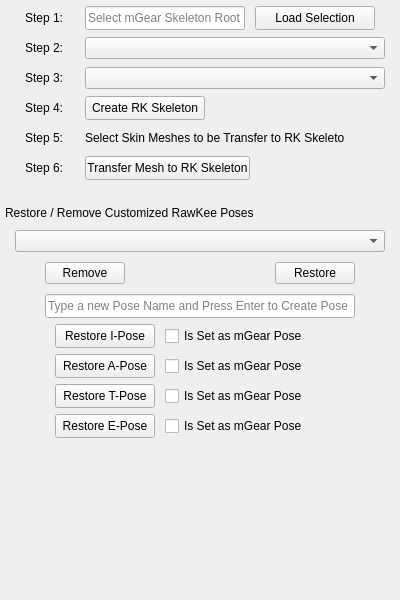
<?xml version="1.0" encoding="UTF-8"?>
<ui version="4.0">
 <class>Frame</class>
 <widget class="QFrame" name="Frame">
  <property name="geometry">
   <rect>
    <x>0</x>
    <y>0</y>
    <width>400</width>
    <height>600</height>
   </rect>
  </property>
  <property name="minimumSize">
   <size>
    <width>400</width>
    <height>600</height>
   </size>
  </property>
  <property name="maximumSize">
   <size>
    <width>400</width>
    <height>600</height>
   </size>
  </property>
  <property name="windowTitle">
   <string>Frame</string>
  </property>
  <layout class="QGridLayout" name="gridLayout">
   <property name="leftMargin">
    <number>0</number>
   </property>
   <property name="topMargin">
    <number>0</number>
   </property>
   <property name="rightMargin">
    <number>0</number>
   </property>
   <property name="bottomMargin">
    <number>0</number>
   </property>
   <item row="0" column="0">
    <layout class="QVBoxLayout" name="akVLayout">
     <property name="topMargin">
      <number>6</number>
     </property>
     <item>
      <layout class="QVBoxLayout" name="verticalLayout">
       <property name="leftMargin">
        <number>5</number>
       </property>
       <property name="rightMargin">
        <number>5</number>
       </property>
       <item>
        <layout class="QHBoxLayout" name="iPoseLayout">
         <property name="spacing">
          <number>10</number>
         </property>
         <property name="leftMargin">
          <number>20</number>
         </property>
         <item>
          <widget class="QLabel" name="stp01">
           <property name="minimumSize">
            <size>
             <width>50</width>
             <height>24</height>
            </size>
           </property>
           <property name="maximumSize">
            <size>
             <width>50</width>
             <height>24</height>
            </size>
           </property>
           <property name="text">
            <string>Step 1:</string>
           </property>
          </widget>
         </item>
         <item>
          <widget class="QLineEdit" name="mGearRootName">
           <property name="minimumSize">
            <size>
             <width>160</width>
             <height>24</height>
            </size>
           </property>
           <property name="maximumSize">
            <size>
             <width>160</width>
             <height>24</height>
            </size>
           </property>
           <property name="readOnly">
            <bool>true</bool>
           </property>
           <property name="placeholderText">
            <string>Select mGear Skeleton Root</string>
           </property>
          </widget>
         </item>
         <item>
          <widget class="QPushButton" name="loadMGearSkelButton">
           <property name="minimumSize">
            <size>
             <width>120</width>
             <height>24</height>
            </size>
           </property>
           <property name="maximumSize">
            <size>
             <width>120</width>
             <height>24</height>
            </size>
           </property>
           <property name="text">
            <string>Load Selection</string>
           </property>
          </widget>
         </item>
         <item>
          <spacer name="horizontalSpacer">
           <property name="orientation">
            <enum>Qt::Horizontal</enum>
           </property>
           <property name="sizeHint" stdset="0">
            <size>
             <width>40</width>
             <height>20</height>
            </size>
           </property>
          </spacer>
         </item>
        </layout>
       </item>
       <item>
        <layout class="QHBoxLayout" name="skelConfigLayoutStep2">
         <property name="spacing">
          <number>10</number>
         </property>
         <property name="leftMargin">
          <number>20</number>
         </property>
         <property name="rightMargin">
          <number>10</number>
         </property>
         <item>
          <widget class="QLabel" name="skelConfigLabel">
           <property name="minimumSize">
            <size>
             <width>50</width>
             <height>24</height>
            </size>
           </property>
           <property name="maximumSize">
            <size>
             <width>50</width>
             <height>24</height>
            </size>
           </property>
           <property name="text">
            <string>Step 2:</string>
           </property>
          </widget>
         </item>
         <item>
          <widget class="QComboBox" name="cExportTypeComboBox">
           <property name="placeholderText">
            <string>Choose Character Export Type</string>
           </property>
           <item>
            <property name="text">
             <string>HAnimHumanoid - BASIC</string>
            </property>
           </item>
           <item>
            <property name="text">
             <string>HAnimHumanoid - RAWKEE</string>
            </property>
           </item>
           <item>
            <property name="text">
             <string>CGE Skin (glTF-style)</string>
            </property>
           </item>
          </widget>
         </item>
        </layout>
       </item>
       <item>
        <layout class="QHBoxLayout" name="loaLayoutStep1">
         <property name="spacing">
          <number>10</number>
         </property>
         <property name="leftMargin">
          <number>20</number>
         </property>
         <property name="rightMargin">
          <number>10</number>
         </property>
         <item>
          <widget class="QLabel" name="laoLabel">
           <property name="minimumSize">
            <size>
             <width>50</width>
             <height>24</height>
            </size>
           </property>
           <property name="maximumSize">
            <size>
             <width>50</width>
             <height>24</height>
            </size>
           </property>
           <property name="text">
            <string>Step 3:</string>
           </property>
          </widget>
         </item>
         <item>
          <widget class="QComboBox" name="loaComboBox">
           <property name="placeholderText">
            <string>Choose your Level of Articulation (LOA)</string>
           </property>
           <item>
            <property name="text">
             <string>Level -1</string>
            </property>
           </item>
           <item>
            <property name="text">
             <string>Level 0</string>
            </property>
           </item>
           <item>
            <property name="text">
             <string>Level 1</string>
            </property>
           </item>
           <item>
            <property name="text">
             <string>Level 2</string>
            </property>
           </item>
           <item>
            <property name="text">
             <string>Level 3</string>
            </property>
           </item>
           <item>
            <property name="text">
             <string>Level 4</string>
            </property>
           </item>
          </widget>
         </item>
        </layout>
       </item>
       <item>
        <layout class="QHBoxLayout" name="aPoseLayout">
         <property name="spacing">
          <number>10</number>
         </property>
         <property name="leftMargin">
          <number>20</number>
         </property>
         <item>
          <widget class="QLabel" name="label_4">
           <property name="minimumSize">
            <size>
             <width>50</width>
             <height>24</height>
            </size>
           </property>
           <property name="maximumSize">
            <size>
             <width>50</width>
             <height>24</height>
            </size>
           </property>
           <property name="text">
            <string>Step 4:</string>
           </property>
          </widget>
         </item>
         <item>
          <widget class="QPushButton" name="createRKSkelButton">
           <property name="minimumSize">
            <size>
             <width>120</width>
             <height>24</height>
            </size>
           </property>
           <property name="maximumSize">
            <size>
             <width>120</width>
             <height>24</height>
            </size>
           </property>
           <property name="text">
            <string>Create RK Skeleton</string>
           </property>
          </widget>
         </item>
         <item>
          <spacer name="horizontalSpacer_2">
           <property name="orientation">
            <enum>Qt::Horizontal</enum>
           </property>
           <property name="sizeHint" stdset="0">
            <size>
             <width>40</width>
             <height>20</height>
            </size>
           </property>
          </spacer>
         </item>
        </layout>
       </item>
       <item>
        <layout class="QHBoxLayout" name="tPoseLayout">
         <property name="spacing">
          <number>10</number>
         </property>
         <property name="leftMargin">
          <number>20</number>
         </property>
         <item>
          <widget class="QLabel" name="label_5">
           <property name="minimumSize">
            <size>
             <width>50</width>
             <height>24</height>
            </size>
           </property>
           <property name="maximumSize">
            <size>
             <width>50</width>
             <height>24</height>
            </size>
           </property>
           <property name="text">
            <string>Step 5:</string>
           </property>
          </widget>
         </item>
         <item>
          <widget class="QLabel" name="label_6">
           <property name="minimumSize">
            <size>
             <width>260</width>
             <height>24</height>
            </size>
           </property>
           <property name="maximumSize">
            <size>
             <width>260</width>
             <height>24</height>
            </size>
           </property>
           <property name="text">
            <string>Select Skin Meshes to be Transfer to RK Skeleton</string>
           </property>
          </widget>
         </item>
         <item>
          <spacer name="horizontalSpacer_4">
           <property name="orientation">
            <enum>Qt::Horizontal</enum>
           </property>
           <property name="sizeHint" stdset="0">
            <size>
             <width>40</width>
             <height>20</height>
            </size>
           </property>
          </spacer>
         </item>
        </layout>
       </item>
       <item>
        <layout class="QHBoxLayout" name="ePoseLayout">
         <property name="spacing">
          <number>10</number>
         </property>
         <property name="leftMargin">
          <number>20</number>
         </property>
         <item>
          <widget class="QLabel" name="label_7">
           <property name="minimumSize">
            <size>
             <width>50</width>
             <height>24</height>
            </size>
           </property>
           <property name="maximumSize">
            <size>
             <width>50</width>
             <height>24</height>
            </size>
           </property>
           <property name="text">
            <string>Step 6:</string>
           </property>
          </widget>
         </item>
         <item>
          <widget class="QPushButton" name="transferMeshButton">
           <property name="minimumSize">
            <size>
             <width>165</width>
             <height>24</height>
            </size>
           </property>
           <property name="maximumSize">
            <size>
             <width>165</width>
             <height>24</height>
            </size>
           </property>
           <property name="text">
            <string>Transfer Mesh to RK Skeleton</string>
           </property>
          </widget>
         </item>
         <item>
          <spacer name="horizontalSpacer_5">
           <property name="orientation">
            <enum>Qt::Horizontal</enum>
           </property>
           <property name="sizeHint" stdset="0">
            <size>
             <width>40</width>
             <height>20</height>
            </size>
           </property>
          </spacer>
         </item>
        </layout>
       </item>
      </layout>
     </item>
     <item>
      <layout class="QVBoxLayout" name="customLayout">
       <property name="spacing">
        <number>10</number>
       </property>
       <property name="leftMargin">
        <number>5</number>
       </property>
       <property name="topMargin">
        <number>20</number>
       </property>
       <property name="rightMargin">
        <number>5</number>
       </property>
       <item>
        <widget class="QLabel" name="customPoseLabel">
         <property name="sizePolicy">
          <sizepolicy hsizetype="Preferred" vsizetype="Preferred">
           <horstretch>0</horstretch>
           <verstretch>0</verstretch>
          </sizepolicy>
         </property>
         <property name="text">
          <string>Restore / Remove Customized RawKee Poses</string>
         </property>
         <property name="alignment">
          <set>Qt::AlignBottom|Qt::AlignLeading|Qt::AlignLeft</set>
         </property>
        </widget>
       </item>
       <item>
        <layout class="QHBoxLayout" name="comboBoxLayout">
         <property name="spacing">
          <number>0</number>
         </property>
         <property name="leftMargin">
          <number>10</number>
         </property>
         <property name="rightMargin">
          <number>10</number>
         </property>
         <item>
          <widget class="QComboBox" name="customBPBox">
           <property name="minimumSize">
            <size>
             <width>0</width>
             <height>0</height>
            </size>
           </property>
           <property name="maximumSize">
            <size>
             <width>16777215</width>
             <height>16777215</height>
            </size>
           </property>
           <property name="placeholderText">
            <string>List of RawKee Bind Poses</string>
           </property>
          </widget>
         </item>
        </layout>
       </item>
       <item>
        <layout class="QHBoxLayout" name="removeRestoreLayout">
         <property name="leftMargin">
          <number>40</number>
         </property>
         <property name="rightMargin">
          <number>40</number>
         </property>
         <item>
          <widget class="QPushButton" name="pushButton_4">
           <property name="text">
            <string>Remove</string>
           </property>
          </widget>
         </item>
         <item>
          <spacer name="horizontalSpacer_6">
           <property name="orientation">
            <enum>Qt::Horizontal</enum>
           </property>
           <property name="sizeHint" stdset="0">
            <size>
             <width>40</width>
             <height>20</height>
            </size>
           </property>
          </spacer>
         </item>
         <item>
          <widget class="QPushButton" name="pushButton_3">
           <property name="text">
            <string>Restore</string>
           </property>
          </widget>
         </item>
        </layout>
       </item>
       <item>
        <layout class="QHBoxLayout" name="customEditLineLayout">
         <property name="spacing">
          <number>0</number>
         </property>
         <property name="leftMargin">
          <number>40</number>
         </property>
         <property name="rightMargin">
          <number>40</number>
         </property>
         <item>
          <widget class="QLineEdit" name="lineEdit">
           <property name="minimumSize">
            <size>
             <width>300</width>
             <height>24</height>
            </size>
           </property>
           <property name="maximumSize">
            <size>
             <width>16777215</width>
             <height>16777215</height>
            </size>
           </property>
           <property name="placeholderText">
            <string>Type a new Pose Name and Press Enter to Create Pose</string>
           </property>
          </widget>
         </item>
        </layout>
       </item>
      </layout>
     </item>
     <item>
      <layout class="QVBoxLayout" name="poseInterface">
       <property name="leftMargin">
        <number>5</number>
       </property>
       <property name="rightMargin">
        <number>5</number>
       </property>
       <item>
        <layout class="QHBoxLayout" name="iPoseLayout">
         <property name="spacing">
          <number>10</number>
         </property>
         <property name="leftMargin">
          <number>50</number>
         </property>
         <item>
          <widget class="QPushButton" name="restoreIPose">
           <property name="minimumSize">
            <size>
             <width>100</width>
             <height>24</height>
            </size>
           </property>
           <property name="maximumSize">
            <size>
             <width>100</width>
             <height>24</height>
            </size>
           </property>
           <property name="text">
            <string>Restore I-Pose</string>
           </property>
          </widget>
         </item>
         <item>
          <widget class="QCheckBox" name="iPoseCheckBox">
           <property name="minimumSize">
            <size>
             <width>170</width>
             <height>24</height>
            </size>
           </property>
           <property name="maximumSize">
            <size>
             <width>170</width>
             <height>24</height>
            </size>
           </property>
           <property name="text">
            <string>Is Set as mGear Pose</string>
           </property>
          </widget>
         </item>
         <item>
          <spacer name="horizontalSpacer">
           <property name="orientation">
            <enum>Qt::Horizontal</enum>
           </property>
           <property name="sizeHint" stdset="0">
            <size>
             <width>40</width>
             <height>20</height>
            </size>
           </property>
          </spacer>
         </item>
        </layout>
       </item>
       <item>
        <layout class="QHBoxLayout" name="aPoseLayout">
         <property name="spacing">
          <number>10</number>
         </property>
         <property name="leftMargin">
          <number>50</number>
         </property>
         <item>
          <widget class="QPushButton" name="restoreAPose">
           <property name="minimumSize">
            <size>
             <width>100</width>
             <height>24</height>
            </size>
           </property>
           <property name="maximumSize">
            <size>
             <width>100</width>
             <height>24</height>
            </size>
           </property>
           <property name="text">
            <string>Restore A-Pose</string>
           </property>
          </widget>
         </item>
         <item>
          <widget class="QCheckBox" name="aPoseCheckBox">
           <property name="minimumSize">
            <size>
             <width>170</width>
             <height>24</height>
            </size>
           </property>
           <property name="maximumSize">
            <size>
             <width>170</width>
             <height>24</height>
            </size>
           </property>
           <property name="text">
            <string>Is Set as mGear Pose</string>
           </property>
          </widget>
         </item>
         <item>
          <spacer name="horizontalSpacer_2">
           <property name="orientation">
            <enum>Qt::Horizontal</enum>
           </property>
           <property name="sizeHint" stdset="0">
            <size>
             <width>40</width>
             <height>20</height>
            </size>
           </property>
          </spacer>
         </item>
        </layout>
       </item>
       <item>
        <layout class="QHBoxLayout" name="tPoseLayout">
         <property name="spacing">
          <number>10</number>
         </property>
         <property name="leftMargin">
          <number>50</number>
         </property>
         <item>
          <widget class="QPushButton" name="pushButton">
           <property name="minimumSize">
            <size>
             <width>100</width>
             <height>24</height>
            </size>
           </property>
           <property name="maximumSize">
            <size>
             <width>100</width>
             <height>24</height>
            </size>
           </property>
           <property name="text">
            <string>Restore T-Pose</string>
           </property>
          </widget>
         </item>
         <item>
          <widget class="QCheckBox" name="checkBox">
           <property name="minimumSize">
            <size>
             <width>170</width>
             <height>24</height>
            </size>
           </property>
           <property name="maximumSize">
            <size>
             <width>170</width>
             <height>24</height>
            </size>
           </property>
           <property name="text">
            <string>Is Set as mGear Pose</string>
           </property>
          </widget>
         </item>
         <item>
          <spacer name="horizontalSpacer_4">
           <property name="orientation">
            <enum>Qt::Horizontal</enum>
           </property>
           <property name="sizeHint" stdset="0">
            <size>
             <width>40</width>
             <height>20</height>
            </size>
           </property>
          </spacer>
         </item>
        </layout>
       </item>
       <item>
        <layout class="QHBoxLayout" name="ePoseLayout">
         <property name="spacing">
          <number>10</number>
         </property>
         <property name="leftMargin">
          <number>50</number>
         </property>
         <item>
          <widget class="QPushButton" name="pushButton_2">
           <property name="minimumSize">
            <size>
             <width>100</width>
             <height>24</height>
            </size>
           </property>
           <property name="maximumSize">
            <size>
             <width>100</width>
             <height>24</height>
            </size>
           </property>
           <property name="text">
            <string>Restore E-Pose</string>
           </property>
          </widget>
         </item>
         <item>
          <widget class="QCheckBox" name="checkBox_2">
           <property name="minimumSize">
            <size>
             <width>170</width>
             <height>24</height>
            </size>
           </property>
           <property name="maximumSize">
            <size>
             <width>170</width>
             <height>24</height>
            </size>
           </property>
           <property name="text">
            <string>Is Set as mGear Pose</string>
           </property>
          </widget>
         </item>
         <item>
          <spacer name="horizontalSpacer_5">
           <property name="orientation">
            <enum>Qt::Horizontal</enum>
           </property>
           <property name="sizeHint" stdset="0">
            <size>
             <width>40</width>
             <height>20</height>
            </size>
           </property>
          </spacer>
         </item>
        </layout>
       </item>
      </layout>
     </item>
     <item>
      <spacer name="verticalSpacer">
       <property name="orientation">
        <enum>Qt::Vertical</enum>
       </property>
       <property name="sizeHint" stdset="0">
        <size>
         <width>20</width>
         <height>40</height>
        </size>
       </property>
      </spacer>
     </item>
    </layout>
   </item>
  </layout>
 </widget>
 <resources/>
 <connections/>
</ui>
